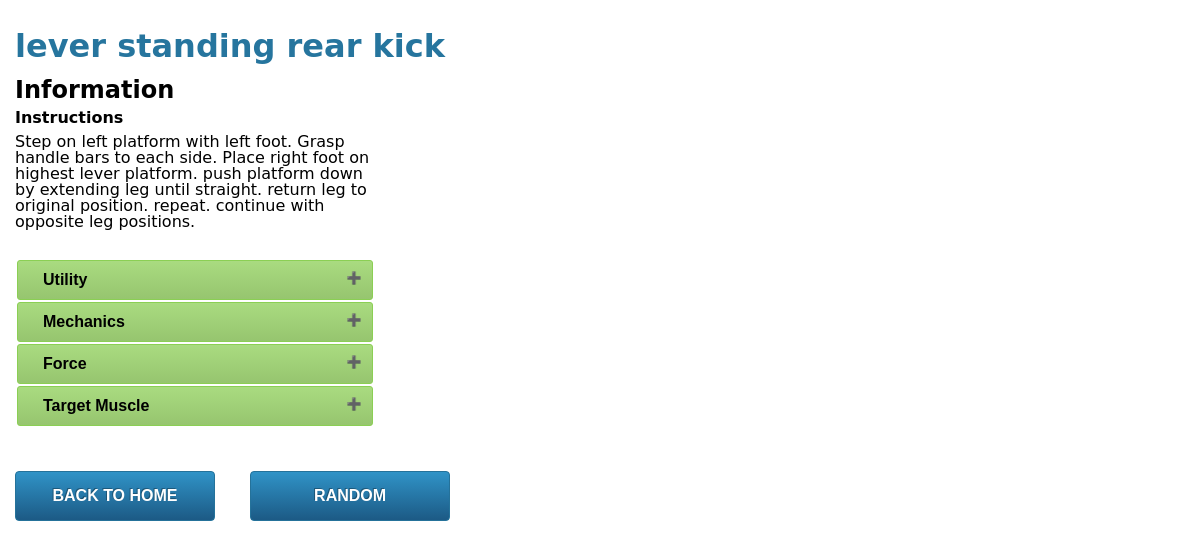
The app's page /random with its own data.
### SI507project_models.py (models this page shows)
class Exercise(db.Model):
    __tablename__ = "exercises"
    id = db.Column(db.Integer, primary_key=True)
    name = db.Column(db.String(64), unique=True)
    instructions = db.Column(db.String(64))
    mechanic_id = db.Column(db.Integer, db.ForeignKey('mechanics.id'))
    force_id = db.Column(db.Integer, db.ForeignKey('forces.id'))
    target_muscle_id = db.Column(db.Integer, db.ForeignKey('muscles.id'))
    utility_id = db.Column(db.Integer, db.ForeignKey('utilities.id'))

### SI507project_tools.py (the view)
@app.route('/random')
def result2_form1():
    exercise_name = get_random_exercise()
    exercise = Exercise.query.filter_by(name=exercise_name).first()
    utility = Utility.query.filter_by(id=exercise.utility_id).first()
    mechanics = Mechanic.query.filter_by(id=exercise.mechanic_id).first()
    force = Force.query.filter_by(id=exercise.force_id).first()
    muscle = Muscle.query.filter_by(id=exercise.target_muscle_id).first()
    return render_template('search_result.html',exercise=exercise, utility=utility, mechanics=mechanics, force=force, muscle=muscle)

### SI507project_tools.py (called while the page is built)
def get_random_exercise():
    exercises = Exercise.query.all()
    random.shuffle(exercises)
    return exercises[1].name

### templates/search_result.html (shortened to what this page needs)
<!DOCTYPE html>
<html>
<head>
<link rel="stylesheet" href="{{ url_for('static', filename='css/html5reset.css') }}">
</head>
<body>
<h1>{{exercise.name}}</h1>
<h2>Information</h2>
<h3> Instructions </h3>
<p>{{exercise.instructions}}</p>
<div class="accordion-container">
<button class="accordion"><h3>Utility</h3></button>
<button class="accordion"><h3>Mechanics</h3></button>
<button class="accordion"><h3>Force</h3></button>
<button class="accordion"><h3>Target Muscle</h3></button>
<div class="panel"><p>{{muscle.name}}</p></div></div>
<button class="button" onclick="window.location.href='http://localhost:5000/home'">back to home</button>
<button class="button" onclick="window.location.href='http://localhost:5000/random'">random</button>
</body>
</html>

### templates/search_result.html (style rules this page uses)
body { font-family: "Lucida Grande", "Lucida Sans Unicode", "Lucida Sans", "DejaVu Sans", Verdana, "sans-serif"; }
h1 { font-size: 32px; color: #26759e; margin-bottom: 16px; margin-top: 30px; }
h2 { font-size: 24px; margin-bottom: 8px; }
h3 { font-size: 16px; margin-bottom: 8px; }
p { width: 30%; margin-bottom: 30px; }
h1,h2,h3,p, div, form { padding-left: 15px; }
.accordion { background-color: #eee; color: #444; cursor: pointer; padding: 18px; text-align: left; border: 1px; outline: none; transition: 0.4s; }
button.accordion { width: 30%; border:1px solid #8bcf54; -webkit-border-radius: 3px; -moz-border-radius: 3px;border-radius: 3px;font-size:12px;font-family:arial, helvetica, sans-serif; padding: 10px 10px 10px 10px; text-decoration:none; display:block;font-weight:bold; color: black; background-color: #a9db80; background-image: -webkit-gradient(linear, left top, left bottom, from(#a9db80), to(#96c56f)); background-image: -webkit-linear-gradient(top, #a9db80, #96c56f); background-image: -moz-linear-gradient(top, #a9db80, #96c56f); background-image: -ms-linear-gradient(top, #a9db80, #96c56f); background-image: -o-linear-gradient(top, #a9db80, #96c56f); background-image: linear-gradient(to bottom, #a9db80, #96c56f);filter:progid:DXImageTransform.Microsoft.gradient(GradientType=0,startColorstr=#a9db80, endColorstr=#96c56f); margin: 2px; }
button.accordion * { display: inline; }
.accordion-container { margin-bottom: 30px; }
.accordion:after { content: '\02795'; color: #1E0303; float: right; margin-left: 5px; }
button.button { border:1px solid #25729a; -webkit-border-radius: 3px; -moz-border-radius: 3px;border-radius: 3px;font-size:12px; padding: 15px; text-decoration:none;text-shadow: -1px -1px 0 rgba(0,0,0,0.3);font-weight:bold; color: #FFFFFF; background-color: #3093c7; background-image: -webkit-gradient(linear, left top, left bottom, from(#3093c7), to(#1c5a85)); background-image: -webkit-linear-gradient(top, #3093c7, #1c5a85); background-image: -moz-linear-gradient(top, #3093c7, #1c5a85); background-image: -ms-linear-gradient(top, #3093c7, #1c5a85); background-image: -o-linear-gradient(top, #3093c7, #1c5a85); background-image: linear-gradient(to bottom, #3093c7, #1c5a85);filter:progid:DXImageTransform.Microsoft.gradient(GradientType=0,startColorstr=#3093c7, endColorstr=#1c5a85); display: inline-block; text-transform: uppercase; font-weight: bold; font-size: 16px; margin: 15px; min-width: 200px; border-radius: 4px; }

### records on screen
Exercise: name "lever standing rear kick", instructions "Step on left platform with left foot. Grasp handle bars to each side. Place right foot on highest lever platform. push platform down by extending leg until straight. return leg to original position. repeat. continue with opposite leg positions."
